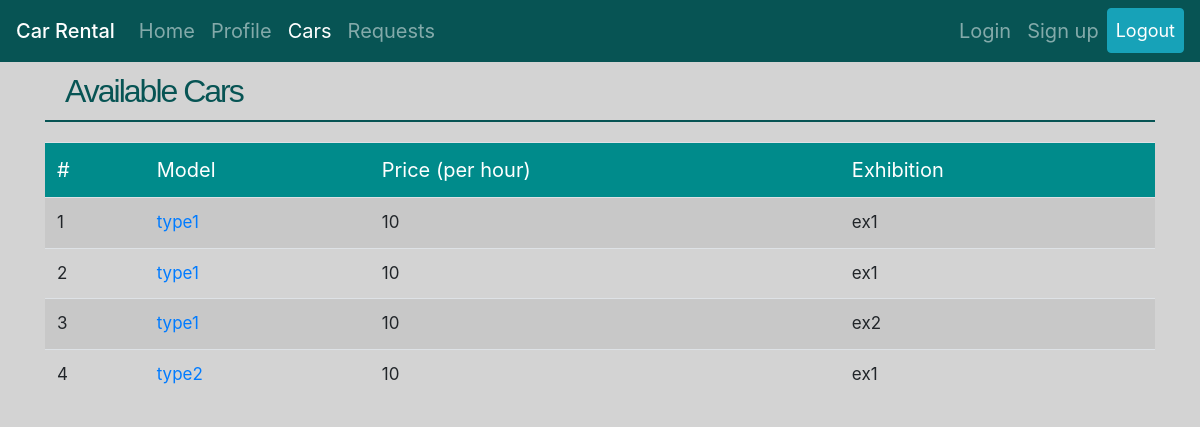
The app's page /rental/cars/ (signed in), older data.
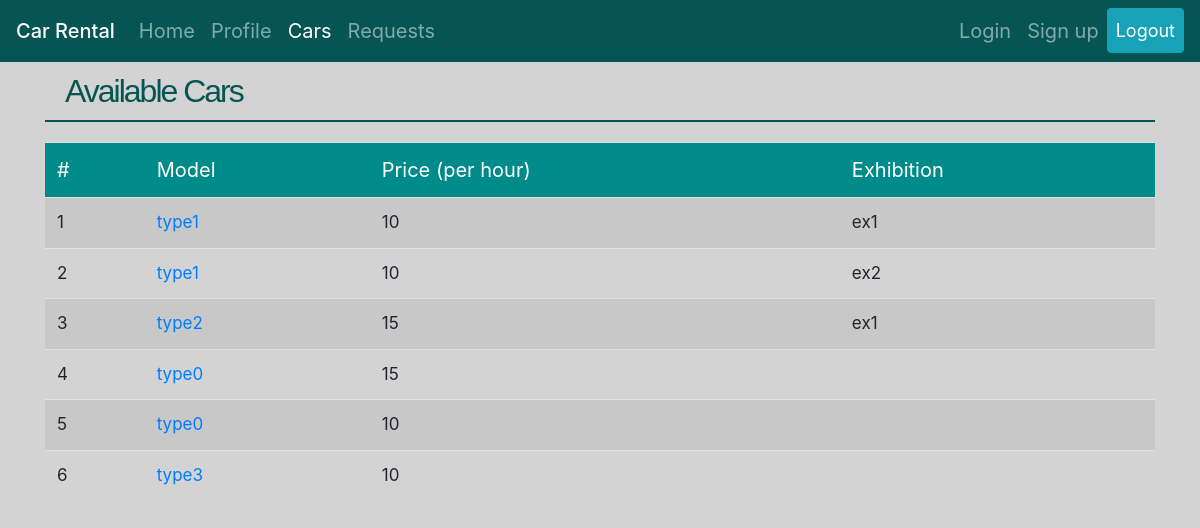
The same page, newer data.
### car_rental/models.py (models this page shows, shortened)
class Car(models.Model):
    car_type = models.CharField(max_length=50, default='type0')
    plate = models.CharField(max_length=8, default='12345678')
    renter = models.ForeignKey(User, null=True, default=None, on_delete=models.SET_NULL, related_name='cars_rented')
    owner = models.ForeignKey(User, on_delete=models.CASCADE, null=True, related_name='cars_owned')
    price_per_hour = models.IntegerField(default=10)
    rent_start_time = models.DateTimeField('Start Time', default=timezone.now)
    rent_end_time = models.DateTimeField('End Time', default=timezone.now)
    needs_repair = models.BooleanField(default=False)

class User(AbstractUser):
    isCarExhibition = models.BooleanField(default=False)
    credit = models.IntegerField(default=0)

### car_rental/views.py (the view)
# urls.py: path('cars/', views.CarListView.as_view(), name='cars'),
@method_decorator(login_required, name='dispatch')
class CarListView(generic.ListView):
    template_name = 'car_rental/car_list.html'
    model = Car
    context_object_name = 'cars'
    def get_queryset(self):
        current_user = get_object_or_404(User, id=self.request.user.id)
        if current_user.isCarExhibition:
            return current_user.cars_owned.all()
        else:
            return Car.objects.exclude(rent_end_time__gt=timezone.now()).filter(needs_repair=False)

### car_rental/templates/car_rental/car_list.html (shortened to what this page needs)
{% extends 'car_rental/base.html' %}
{% load static %}
{% block style %}
    <link rel="stylesheet" type="text/css" href="{% static 'car_rental/stylesheets/car_list.css' %}">
{% endblock %}
{% block content %}
<div class="container">
    <h1>
{% if user.isCarExhibition %}
   Your Cars
{% else %}
    Available Cars
{% endif %}
    </h1>
{% if cars %}
<table class="table table-striped table-hover">
    <thead class="thead-dark">
    <tr class="table_head" style="background: darkcyan;">
    <td>#</td>
    <td>Model</td>
    <td>
{% if user.isCarExhibition %}
   Status
{% else %}
    Price (per hour)
{% endif %}
    </td>
    <td>
{% if user.isCarExhibition %}
    ID
{% else %}
    Exhibition
{% endif %}
    </td>
    </tr>
    </thead>
{% for car in cars %}
    <tr>
    <td>{{ forloop.counter }}</td>
        <td><a href="{% url 'car_rental:car' car.id %}">{{ car.car_type }}</a></td>
    <td>
{% if user.isCarExhibition %}
    {% if car.is_rented %}
        <span style="color: darkred">rented</span>
    {% else %}
        <span style="color: darkgreen">free</span>
    {% endif %}
{% else %}
    {{ car.price_per_hour }}
{% endif %}
    </td>
    <td>
{% if user.isCarExhibition %}
    {{ car.id }}
{% else %}
    {{ car.owner.username }}
{% endif %}
    </td>
    </tr>
{% endfor %}
{% else %}
{% if user.isCarExhibition %}
        <div class="alert alert-danger"><strong>Sorry!</strong> You have no cars! </div>
{% else %}
        <div class="alert alert-danger"><strong>Sorry!</strong> There are no available cars for you! </div>
{% endif %}
{% endif %}
</table>
</div>
{% endblock %}

Row changes from the older to the newer data that the page shows:
no longer on this page (row edited): Car: car_type "type1", price_per_hour "10", owner.username "ex1"
changed Car "type2": price_per_hour "10" → "15"
added Car: car_type "type0", price_per_hour "15"
added Car: car_type "type0", price_per_hour "10"
added Car: car_type "type3", price_per_hour "10"
